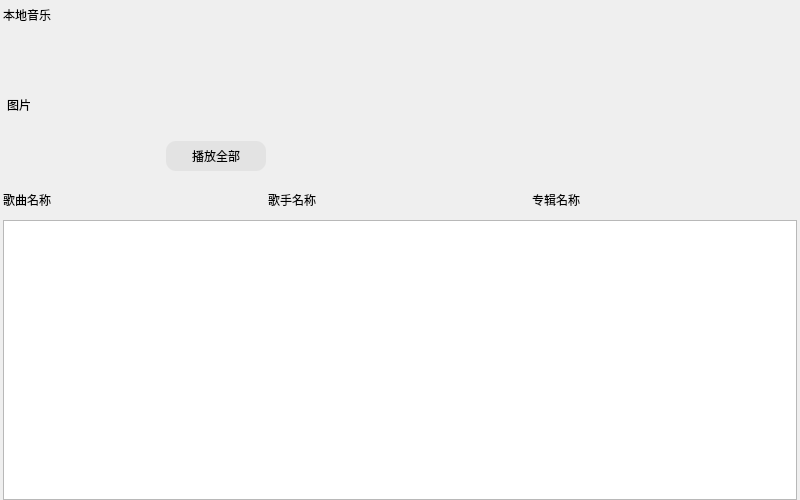
<?xml version="1.0" encoding="UTF-8"?>
<ui version="4.0">
 <class>CommonPage</class>
 <widget class="QWidget" name="CommonPage">
  <property name="geometry">
   <rect>
    <x>0</x>
    <y>0</y>
    <width>800</width>
    <height>500</height>
   </rect>
  </property>
  <property name="windowTitle">
   <string>Form</string>
  </property>
  <layout class="QVBoxLayout" name="verticalLayout">
   <property name="spacing">
    <number>0</number>
   </property>
   <property name="leftMargin">
    <number>3</number>
   </property>
   <property name="topMargin">
    <number>0</number>
   </property>
   <property name="rightMargin">
    <number>3</number>
   </property>
   <property name="bottomMargin">
    <number>0</number>
   </property>
   <item>
    <widget class="QLabel" name="PageTittle">
     <property name="minimumSize">
      <size>
       <width>0</width>
       <height>30</height>
      </size>
     </property>
     <property name="maximumSize">
      <size>
       <width>16777215</width>
       <height>30</height>
      </size>
     </property>
     <property name="text">
      <string>本地音乐</string>
     </property>
    </widget>
   </item>
   <item>
    <widget class="QWidget" name="musicPlayBox" native="true">
     <property name="minimumSize">
      <size>
       <width>0</width>
       <height>150</height>
      </size>
     </property>
     <property name="maximumSize">
      <size>
       <width>16777215</width>
       <height>150</height>
      </size>
     </property>
     <property name="styleSheet">
      <string notr="true"/>
     </property>
     <layout class="QHBoxLayout" name="horizontalLayout">
      <property name="spacing">
       <number>0</number>
      </property>
      <property name="leftMargin">
       <number>4</number>
      </property>
      <property name="topMargin">
       <number>0</number>
      </property>
      <property name="rightMargin">
       <number>0</number>
      </property>
      <property name="bottomMargin">
       <number>0</number>
      </property>
      <item>
       <widget class="QLabel" name="musicImageLabel">
        <property name="minimumSize">
         <size>
          <width>150</width>
          <height>0</height>
         </size>
        </property>
        <property name="maximumSize">
         <size>
          <width>150</width>
          <height>16777215</height>
         </size>
        </property>
        <property name="styleSheet">
         <string notr="true"/>
        </property>
        <property name="text">
         <string>图片</string>
        </property>
       </widget>
      </item>
      <item>
       <widget class="QWidget" name="playAll" native="true">
        <property name="minimumSize">
         <size>
          <width>120</width>
          <height>0</height>
         </size>
        </property>
        <property name="maximumSize">
         <size>
          <width>120</width>
          <height>16777215</height>
         </size>
        </property>
        <property name="styleSheet">
         <string notr="true"/>
        </property>
        <layout class="QVBoxLayout" name="verticalLayout_2">
         <item>
          <spacer name="verticalSpacer">
           <property name="orientation">
            <enum>Qt::Vertical</enum>
           </property>
           <property name="sizeHint" stdset="0">
            <size>
             <width>20</width>
             <height>93</height>
            </size>
           </property>
          </spacer>
         </item>
         <item>
          <widget class="QPushButton" name="playAllBtn">
           <property name="minimumSize">
            <size>
             <width>100</width>
             <height>30</height>
            </size>
           </property>
           <property name="maximumSize">
            <size>
             <width>100</width>
             <height>30</height>
            </size>
           </property>
           <property name="styleSheet">
            <string notr="true">#playAllBtn
{
	background-color:#E3E3E3;
	border-radius:10px;
}

#playAllBtn:hover
{
	background-color:#1ECD97;
}</string>
           </property>
           <property name="text">
            <string>播放全部</string>
           </property>
          </widget>
         </item>
        </layout>
       </widget>
      </item>
      <item>
       <spacer name="horizontalSpacer">
        <property name="orientation">
         <enum>Qt::Horizontal</enum>
        </property>
        <property name="sizeHint" stdset="0">
         <size>
          <width>521</width>
          <height>20</height>
         </size>
        </property>
       </spacer>
      </item>
     </layout>
    </widget>
   </item>
   <item>
    <widget class="QWidget" name="listLabelBox" native="true">
     <property name="minimumSize">
      <size>
       <width>0</width>
       <height>40</height>
      </size>
     </property>
     <property name="maximumSize">
      <size>
       <width>16777215</width>
       <height>40</height>
      </size>
     </property>
     <property name="styleSheet">
      <string notr="true"/>
     </property>
     <layout class="QHBoxLayout" name="horizontalLayout_2">
      <property name="spacing">
       <number>0</number>
      </property>
      <property name="leftMargin">
       <number>0</number>
      </property>
      <property name="topMargin">
       <number>0</number>
      </property>
      <property name="rightMargin">
       <number>0</number>
      </property>
      <property name="bottomMargin">
       <number>0</number>
      </property>
      <item>
       <widget class="QLabel" name="musicNameLabel">
        <property name="text">
         <string>歌曲名称</string>
        </property>
       </widget>
      </item>
      <item>
       <widget class="QLabel" name="musicSingerLabel">
        <property name="text">
         <string>歌手名称</string>
        </property>
       </widget>
      </item>
      <item>
       <widget class="QLabel" name="musicAlbumLabel">
        <property name="text">
         <string>专辑名称</string>
        </property>
       </widget>
      </item>
     </layout>
    </widget>
   </item>
   <item>
    <widget class="QListWidget" name="pageMusicList"/>
   </item>
  </layout>
 </widget>
 <resources/>
 <connections/>
</ui>
